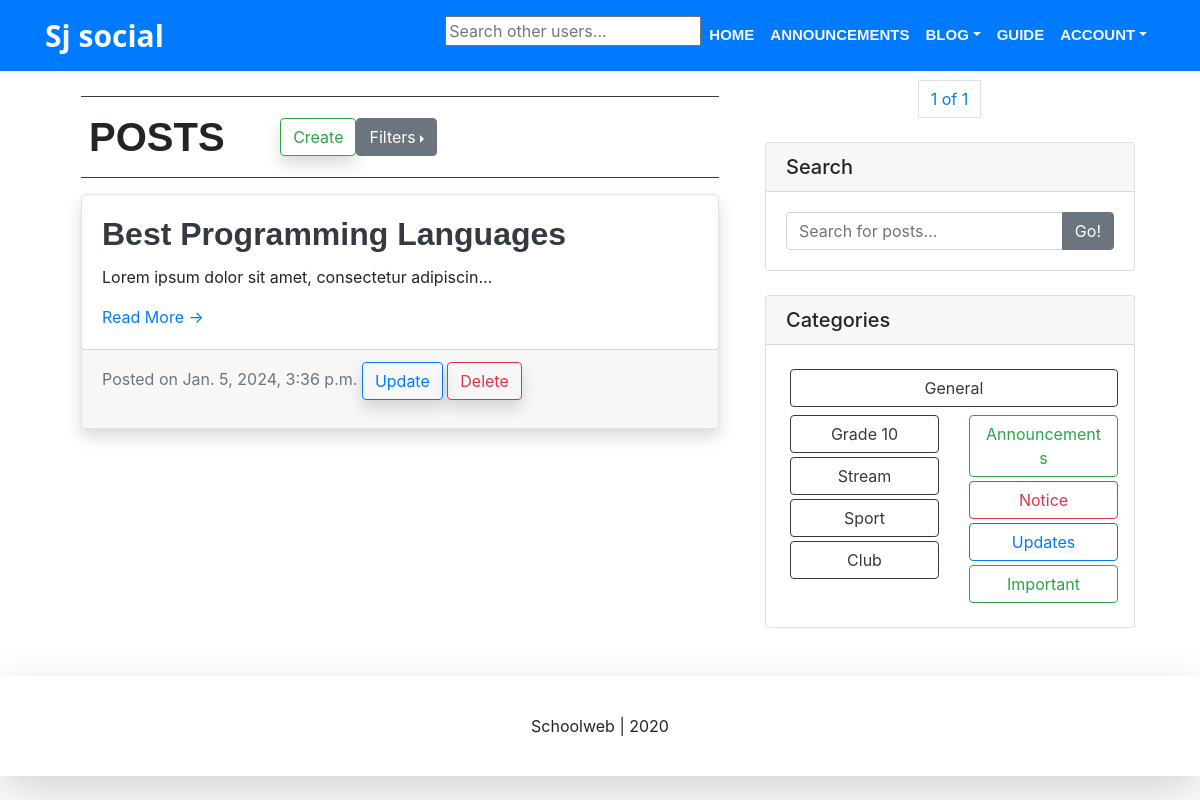
/blog/my-posts/ (signed in), run on the app's committed database.
### blog/models.py (models this page shows, shortened)
class Post(models.Model):
	author 		= models.ForeignKey(settings.AUTH_USER_MODEL, on_delete=models.CASCADE, verbose_name="author")
	title 		= models.CharField(verbose_name="title", max_length=200, null=False, blank=False, unique=False)
	intro		= models.CharField(verbose_name="intro", max_length=500, blank=True, unique=False)
	content 	= models.CharField(verbose_name="content", max_length=5000, null=True, blank=True, unique=False)
	post_type 	= models.CharField(choices=post_types, verbose_name="post_type", null=False, blank=False, max_length=100, default='General')
	views 		= models.ManyToManyField(settings.AUTH_USER_MODEL, related_name="views", blank=True)
	comments 	= models.ManyToManyField(Comment, related_name="comments", blank=True)
	timestamp 	= models.DateTimeField(verbose_name="timestamp", auto_now_add=True)
	is_active 		= models.BooleanField(default=True, verbose_name="is_active")
	draft 		= models.BooleanField(verbose_name="draft", default=True)
	grade 		= models.BooleanField(verbose_name="grade", default=False)
	stream 		= models.BooleanField(verbose_name="stream", default=False)
	sport 		= models.BooleanField(verbose_name="sport", default=False)
	club 		= models.BooleanField(verbose_name="club", default=False)
	teachers 	= models.BooleanField(verbose_name="teachers", default=False)

### blog/views.py (the view)
# urls.py: path('blog/my-posts/', my_posts_view, name="my_posts"),
@login_required(login_url="login")
def my_posts_view(request, *args, **kwargs):
	print('[+] My posts view runnign')
	context = {}
	auth_user = request.user
	if not auth_user.is_authenticated:
		return redirect('login')
	elif auth_user.is_authenticated:
		auth_user_account = BaseAccount.objects.get(id=auth_user.id)
		try:
			posts_list = Post.objects.filter(is_active=True, author=auth_user_account).order_by('-timestamp')
			p = Paginator(posts_list, 5)
			page = request.GET.get('page')
			posts_list_paginated = p.get_page(page)
			context['posts'] = posts_list_paginated
		except:
			return render(request, template_name="errors/does_not_exist.html")
	return render(request, "blog/post/my_posts.html", context)

### templates/blog/post/my_posts.html (shortened to what this page needs)
{% extends 'base.html' %}
{% load static %}
{% block content %}
<div class="container-fluid">
	<div class="row justify-content-center">
		<div class="col-md-7">
			<div class="border-top border-bottom border-dark m-3 p-2 form-inline">
				<h1 class="pt-2 card-h">POSTS&nbsp;&nbsp;&nbsp;&nbsp;&nbsp;</h1>
				<button class="btn btn-default border border-success shadow" style="right: 10px;"><a href="{% url 'create_post' %}" class="text-success">Create</a></button>
				<div class="btn-group dropright">
					<button class="btn btn-secondary dropdown-toggle" type="button" aria-haspopup="true" aria-expanded="false">Filters</button>
				</div>
			</div>
			{% if posts %}
				{% for post in posts%}
					<div class="card m-3 shadow border">
						<div class="card-body">
							<h2 class="card-h card-title"><a href="{% url 'post' post_id=post.id %}" class="text-dark">{{ post.title }}</a></h2>
							<p class="card-text">{{ post.intro|truncatechars:50}}</p>
							<a href="{% url 'post' post_id=post.id %}" class="#">Read More &rarr;</a>
						</div>
						<div class="card-footer text-muted">
							<p>Posted on {{ post.timestamp }}
								<button class="btn btn-default border border-primary shadow" type="button">
									<a href="{% url 'update_post' post_id=post.id %}" class="text-primary">Update</a>
								</button>
								<button class="btn btn-default border border-danger shadow" type="button">
									<a href="{% url 'delete_post' post_id=post.id %}" class="text-danger">Delete</a>
								</button></p>
						</div>
					</div>
				{% endfor %}
			{% else %}
				<div class="card-body">
					<center><p class="card-text">No posts :(</p></center>
        		</div>
			{% endif  %}
		</div>
		<div class="col-md-4">
			<ul class="pagination justify-content-center mb-4">
				<li clas="page-item">
					<a class="page-link" href="#">{{ posts.number }} of {{ posts.paginator.num_pages }}</a>
				</li>
			</ul>
        <div class="card my-4">
          <h5 class="card-header">Search</h5>
          <div class="card-body">
            <div class="input-group">
              <input type="text" class="form-control" placeholder="Search for posts...">
              <span class="input-group-append">
                <button class="btn btn-secondary" type="button">Go!</button>
              </span>
            </div>
          </div>
        </div>
    <div class="card my-4">
        <h5 class="card-header">Categories</h5>
        <div class="card-body">
            <div class="row">
				<div class="col-lg-12">
          <button class="btn btn-default border border-dark btn-block m-1">
          <a href="#" class="text-dark">General</a>
          </button>
				</div>
            	<div class="col-lg-6">
                <ul class="list-unstyled mb-0">
                  <li>
                   <button class="btn btn-default border border-dark btn-block m-1">
				   	<a href="#" class="text-dark">Grade 10</a>
				   </button>
                  </li>
                  <li>
                   <button class="btn btn-default border border-dark btn-block m-1">
				   	<a href="#" class="text-dark">Stream</a>
				   </button>
                  </li>
                  <li>
                   <button class="btn btn-default border border-dark btn-block m-1">
				   	<a href="#" class="text-dark">Sport</a>
				   </button>
                  </li>
                   <button class="btn btn-default border border-dark btn-block m-1">
				   	<a href="#" class="text-dark">Club</a>
				   </button>
                </ul>
              </div>
              <div class="col-lg-6">
                <ul class="list-unstyled mb-0">
                  <li>
                   <button class="btn btn-default border border-success btn-block m-1">
				   	<a href="#" class="text-success">Announcements</a>
				   </button>
                  </li>
                   <button class="btn btn-default border border-danger btn-block m-1">
				   	<a href="#" class="text-danger">Notice</a>
				   </button>
                   <button class="btn btn-default border border-primary btn-block m-1">
				   	<a href="#" class="text-primary">Updates</a>
				   </button>
                   <button class="btn btn-default border border-success btn-block m-1">
				   	<a href="#" class="text-success">Important</a>
				   </button>
                </ul>
              </div>
            </div>
          </div>
        </div>
		</div>
	</div>
</div>
{% endblock content %}

### data on the page
Post: title "Best Programming Languages", intro "Lorem ipsum dolor sit amet, consectetur adipiscin…", timestamp "Jan. 5, 2024, 3:36 p.m."

### other printed values
{{ posts.number }} "1"
{{ posts.paginator.num_pages }} "1"
